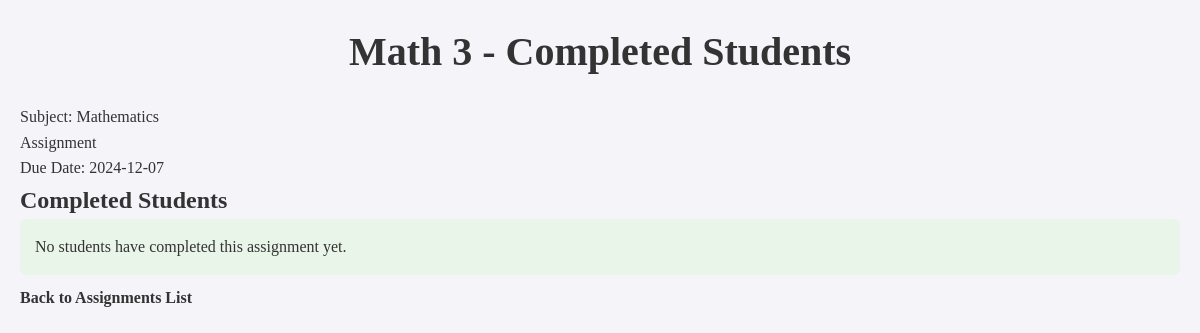
The app's page /assignments/2 with its own data.
### app/models.py (models this page shows)
class Assignment(db.Model):
    __tablename__ = 'assignments'
    id = db.Column(db.Integer, primary_key=True)
    title = db.Column(db.String(100), nullable=False)
    description = db.Column(db.Text)
    due_date = db.Column(db.Date, index=True)
    completions = db.relationship(
        "AssignmentCompletion",
        back_populates="assignment",
        cascade="all, delete-orphan"
    )
    subject_id = db.Column(db.Integer, db.ForeignKey('subjects.id'), index=True)
    subject = db.relationship('Subject', back_populates='assignments')

class Subject(db.Model):
    __tablename__ = 'subjects'
    id = db.Column(db.Integer, primary_key=True)
    name = db.Column(db.String(100), nullable=False, unique=True)
    assignments = db.relationship('Assignment', back_populates='subject')

### app/routes.py (the view)
@main.route('/assignments/<int:assignment_id>', methods=['GET'])
def assignment_detail(assignment_id):
    assignment = Assignment.query.get(assignment_id)
    if not assignment:
        return render_template('404.html'), 404
    completions = assignment.completions
    return render_template(
        'assignment_detail.html',
        assignment=assignment,
        completions=completions
    )

### app/templates/assignment_detail.html (shortened to what this page needs)
<!DOCTYPE html>
<html lang="en">
<head>
    <link rel="stylesheet" href="{{ url_for('static', filename='style.css') }}">
</head>
<body>
    <h1>{{ assignment.title }} - Completed Students</h1>
    <p>Subject: {{ assignment.subject.name if assignment.subject else "N/A" }}</p>
    <p>{{ assignment.description }}</p>
    <p>Due Date: {{ assignment.due_date }}</p>
    <h2>Completed Students</h2>
    <ul>
        {% for completion in completions %}
            <li>
                <strong>{{ completion.student.name }}</strong><br>
                Completion Time: {{ completion.completion_time }}<br>
                Grade Level: {{ completion.student.grade_level }}
            </li>
        {% else %}
            <li>No students have completed this assignment yet.</li>
        {% endfor %}
    </ul>
    <a href="{{ url_for('main.get_assignments') }}">Back to Assignments List</a>
</body>
</html>

### app/static/style.css (style rules this page uses)
* { margin: 0; padding: 0; box-sizing: border-box; }
body { font-family: 'Playfair Display ', serif; background-color: #f4f4f9; color: #333; line-height: 1.6; padding: 20px; }
h1 { text-align: center; font-size: 2.5em; margin-bottom: 20px; color: #333; }
ul { list-style-type: none; margin: 0; padding: 0; }
ul li { background-color: #e9f5e9; margin-bottom: 10px; padding: 15px; border-radius: 6px; transition: transform 0.3s; }
a { text-decoration: none; color: #333; font-weight: bold; }

### records on screen
Assignment: title "Math 3", description "Assignment", due_date "2024-12-07"
Subject: subject "Mathematics"
